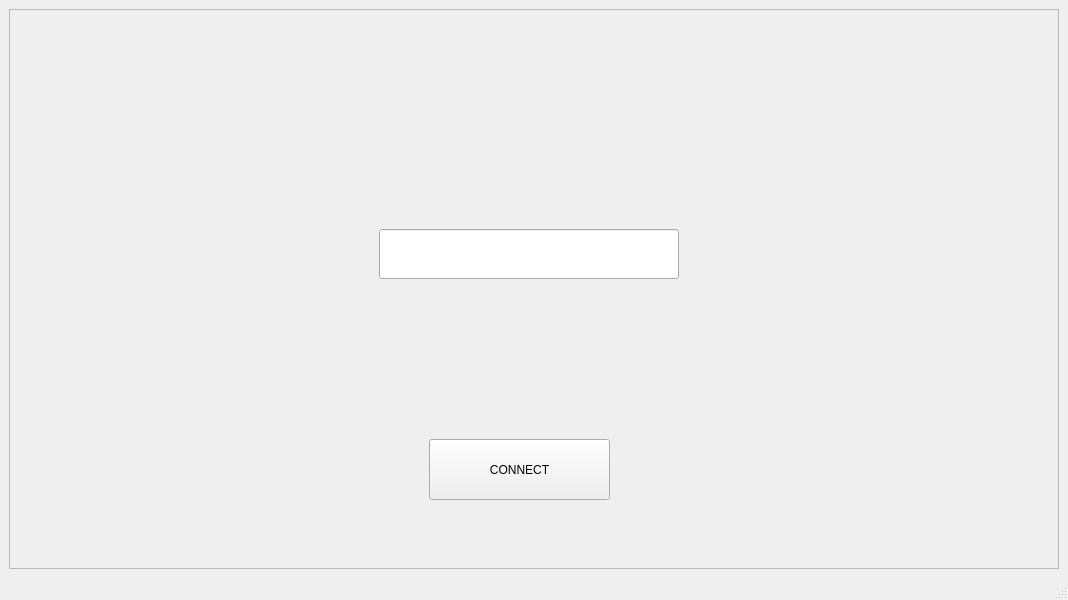
<?xml version="1.0" encoding="UTF-8"?>
<ui version="4.0">
 <class>ConnectionWindow</class>
 <widget class="QMainWindow" name="ConnectionWindow">
  <property name="geometry">
   <rect>
    <x>0</x>
    <y>0</y>
    <width>1068</width>
    <height>600</height>
   </rect>
  </property>
  <property name="windowTitle">
   <string>MainWindow</string>
  </property>
  <widget class="QWidget" name="centralwidget">
   <layout class="QVBoxLayout" name="verticalLayout">
    <item>
     <widget class="QFrame" name="frame">
      <property name="frameShape">
       <enum>QFrame::Shape::StyledPanel</enum>
      </property>
      <property name="frameShadow">
       <enum>QFrame::Shadow::Raised</enum>
      </property>
      <widget class="QPushButton" name="connectButton">
       <property name="geometry">
        <rect>
         <x>420</x>
         <y>430</y>
         <width>181</width>
         <height>61</height>
        </rect>
       </property>
       <property name="text">
        <string>CONNECT</string>
       </property>
      </widget>
      <widget class="QLineEdit" name="usernameInput">
       <property name="geometry">
        <rect>
         <x>370</x>
         <y>220</y>
         <width>300</width>
         <height>50</height>
        </rect>
       </property>
      </widget>
     </widget>
    </item>
   </layout>
  </widget>
  <widget class="QMenuBar" name="menubar">
   <property name="geometry">
    <rect>
     <x>0</x>
     <y>0</y>
     <width>1068</width>
     <height>24</height>
    </rect>
   </property>
  </widget>
  <widget class="QStatusBar" name="statusbar"/>
 </widget>
 <resources/>
 <connections/>
</ui>
